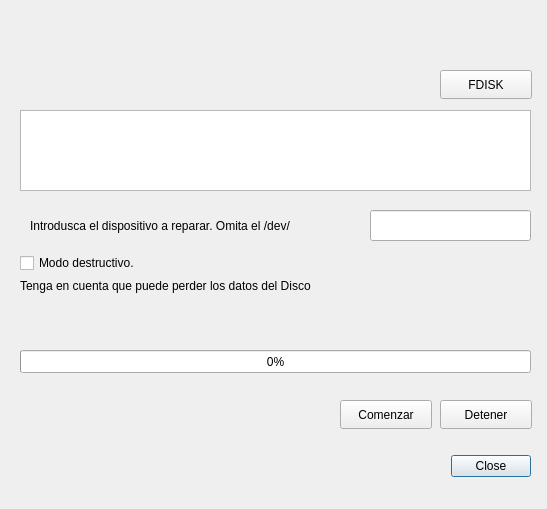
<?xml version="1.0" encoding="UTF-8"?>
<ui version="4.0">
 <class>Dialog</class>
 <widget class="QDialog" name="Dialog">
  <property name="geometry">
   <rect>
    <x>0</x>
    <y>0</y>
    <width>547</width>
    <height>509</height>
   </rect>
  </property>
  <property name="acceptDrops">
   <bool>true</bool>
  </property>
  <property name="windowTitle">
   <string>Badblocks-gui</string>
  </property>
  <property name="windowIcon">
   <iconset>
    <normaloff>Descargas/hdd.jpeg</normaloff>Descargas/hdd.jpeg</iconset>
  </property>
  <property name="sizeGripEnabled">
   <bool>false</bool>
  </property>
  <property name="modal">
   <bool>false</bool>
  </property>
  <widget class="QDialogButtonBox" name="buttonBox">
   <property name="geometry">
    <rect>
     <x>450</x>
     <y>450</y>
     <width>81</width>
     <height>32</height>
    </rect>
   </property>
   <property name="orientation">
    <enum>Qt::Horizontal</enum>
   </property>
   <property name="standardButtons">
    <set>QDialogButtonBox::Close</set>
   </property>
  </widget>
  <widget class="QPushButton" name="pushButton">
   <property name="geometry">
    <rect>
     <x>440</x>
     <y>70</y>
     <width>92</width>
     <height>29</height>
    </rect>
   </property>
   <property name="text">
    <string>FDISK</string>
   </property>
  </widget>
  <widget class="QTextBrowser" name="textBrowser">
   <property name="geometry">
    <rect>
     <x>20</x>
     <y>110</y>
     <width>511</width>
     <height>81</height>
    </rect>
   </property>
  </widget>
  <widget class="QLabel" name="label">
   <property name="geometry">
    <rect>
     <x>30</x>
     <y>210</y>
     <width>331</width>
     <height>31</height>
    </rect>
   </property>
   <property name="text">
    <string>Introdusca el dispositivo a reparar. Omita el /dev/</string>
   </property>
  </widget>
  <widget class="QLineEdit" name="lineEdit">
   <property name="geometry">
    <rect>
     <x>370</x>
     <y>210</y>
     <width>161</width>
     <height>31</height>
    </rect>
   </property>
  </widget>
  <widget class="QProgressBar" name="progressBar">
   <property name="geometry">
    <rect>
     <x>20</x>
     <y>350</y>
     <width>511</width>
     <height>23</height>
    </rect>
   </property>
   <property name="value">
    <number>0</number>
   </property>
  </widget>
  <widget class="QCheckBox" name="checkBox">
   <property name="geometry">
    <rect>
     <x>20</x>
     <y>250</y>
     <width>151</width>
     <height>26</height>
    </rect>
   </property>
   <property name="text">
    <string>Modo destructivo.</string>
   </property>
  </widget>
  <widget class="QPushButton" name="pushButton_2">
   <property name="geometry">
    <rect>
     <x>340</x>
     <y>400</y>
     <width>92</width>
     <height>29</height>
    </rect>
   </property>
   <property name="text">
    <string>Comenzar</string>
   </property>
  </widget>
  <widget class="QPushButton" name="pushButton_3">
   <property name="geometry">
    <rect>
     <x>440</x>
     <y>400</y>
     <width>92</width>
     <height>29</height>
    </rect>
   </property>
   <property name="text">
    <string>Detener</string>
   </property>
  </widget>
  <widget class="QLabel" name="label_2">
   <property name="geometry">
    <rect>
     <x>20</x>
     <y>270</y>
     <width>351</width>
     <height>31</height>
    </rect>
   </property>
   <property name="text">
    <string>Tenga en cuenta que puede perder los datos del Disco </string>
   </property>
  </widget>
 </widget>
 <resources/>
 <connections>
  <connection>
   <sender>buttonBox</sender>
   <signal>accepted()</signal>
   <receiver>Dialog</receiver>
   <slot>accept()</slot>
   <hints>
    <hint type="sourcelabel">
     <x>248</x>
     <y>254</y>
    </hint>
    <hint type="destinationlabel">
     <x>157</x>
     <y>274</y>
    </hint>
   </hints>
  </connection>
  <connection>
   <sender>buttonBox</sender>
   <signal>rejected()</signal>
   <receiver>Dialog</receiver>
   <slot>reject()</slot>
   <hints>
    <hint type="sourcelabel">
     <x>316</x>
     <y>260</y>
    </hint>
    <hint type="destinationlabel">
     <x>286</x>
     <y>274</y>
    </hint>
   </hints>
  </connection>
 </connections>
</ui>
